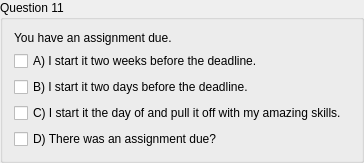
        <widget class="QGroupBox" name="groupBox_21">
         <property name="title">
          <string>Question 11</string>
         </property>
         <layout class="QGridLayout" name="gridLayout_23">
          <item row="0" column="0">
           <widget class="QLabel" name="label_22">
            <property name="text">
             <string>You have an assignment due. </string>
            </property>
           </widget>
          </item>
          <item row="1" column="0">
           <widget class="QCheckBox" name="checkBox_33">
            <property name="text">
             <string>A) I start it two weeks before the deadline.  </string>
            </property>
           </widget>
          </item>
          <item row="2" column="0">
           <widget class="QCheckBox" name="checkBox_34">
            <property name="text">
             <string>B) I start it two days before the deadline. </string>
            </property>
           </widget>
          </item>
          <item row="3" column="0">
           <widget class="QCheckBox" name="checkBox_35">
            <property name="text">
             <string>C) I start it the day of and pull it off with my amazing skills. </string>
            </property>
           </widget>
          </item>
          <item row="4" column="0">
           <widget class="QCheckBox" name="checkBox_36">
            <property name="text">
             <string>D) There was an assignment due?</string>
            </property>
           </widget>
          </item>
         </layout>
        </widget>
